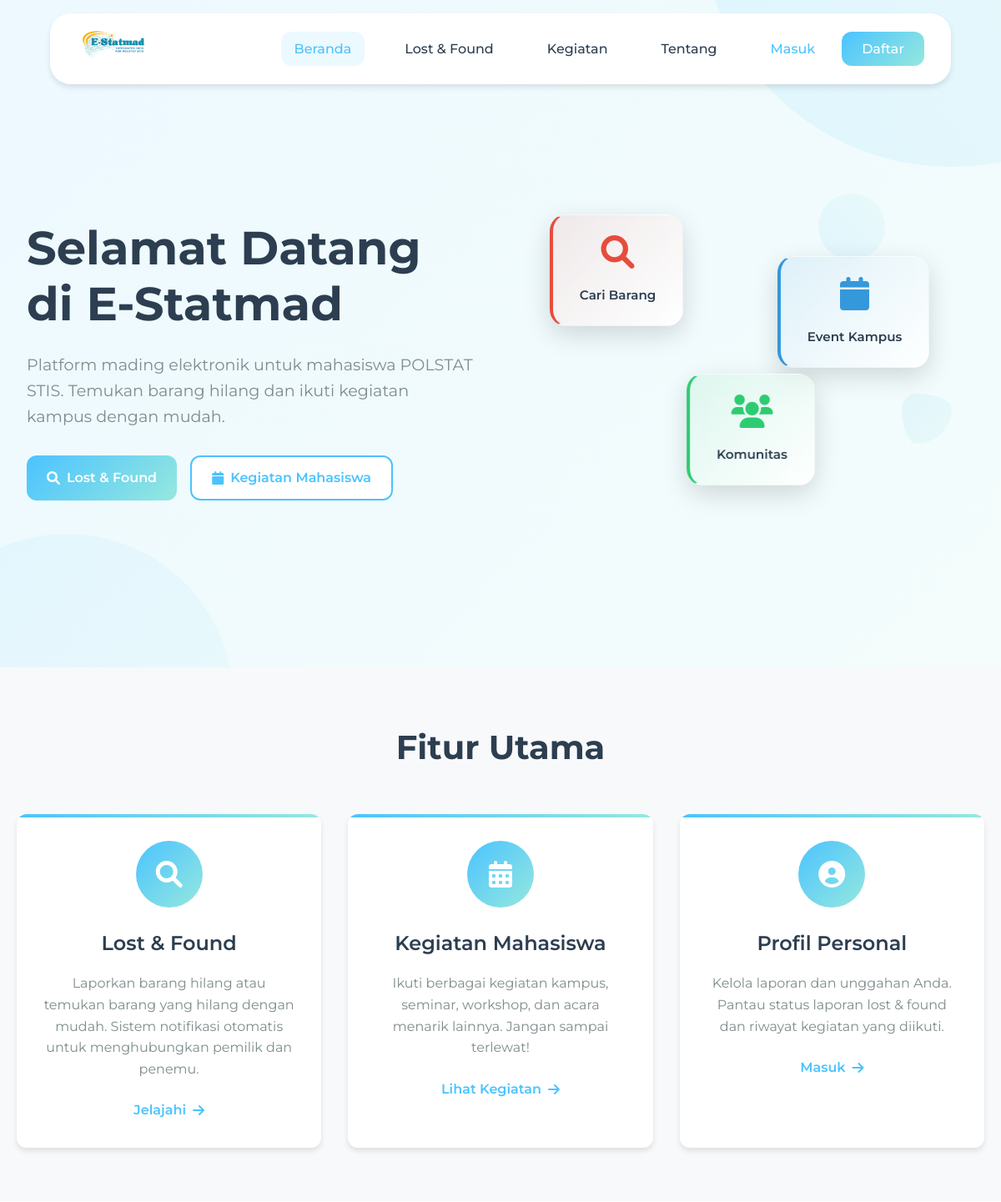
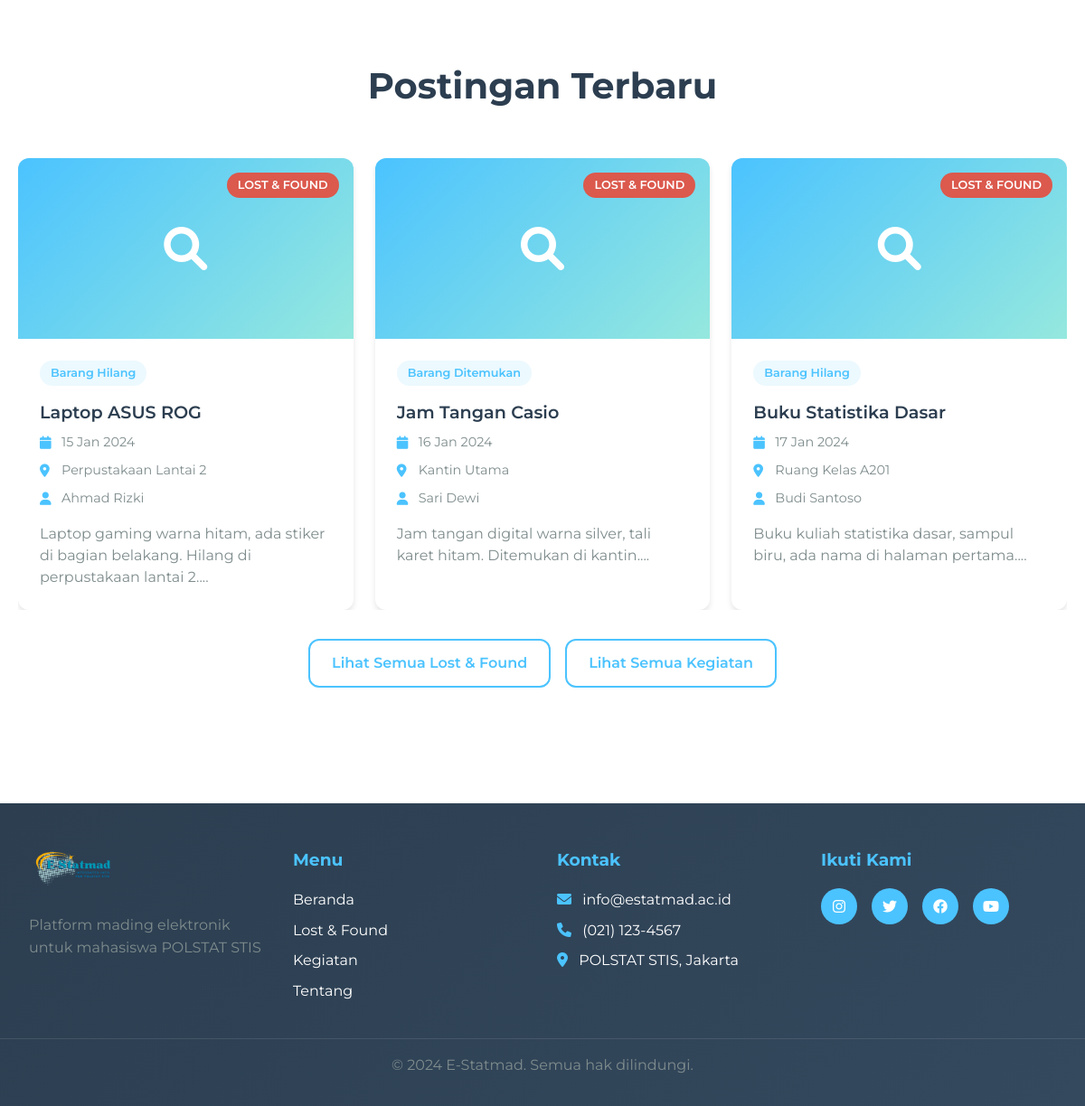
The page / on the database its author committed (2 pictures, top to bottom).
### tables this page shows
CREATE TABLE lost_found_items (
    id INT PRIMARY KEY AUTO_INCREMENT,
    user_id INT NOT NULL,
    category_id INT NOT NULL,
    title VARCHAR(200) NOT NULL,
    description TEXT NOT NULL,
    type ENUM('hilang', 'ditemukan') NOT NULL,
    status ENUM('terbuka', 'selesai') DEFAULT 'terbuka',
    location VARCHAR(200) NOT NULL,
    date_occurred DATE NOT NULL,
    image VARCHAR(255) DEFAULT NULL,
    contact_info VARCHAR(100) NOT NULL,
    created_at TIMESTAMP DEFAULT CURRENT_TIMESTAMP,
    updated_at TIMESTAMP DEFAULT CURRENT_TIMESTAMP ON UPDATE CURRENT_TIMESTAMP,
    FOREIGN KEY (user_id) REFERENCES users(id) ON DELETE CASCADE,
    FOREIGN KEY (category_id) REFERENCES categories(id)
);

CREATE TABLE users (
    id INT PRIMARY KEY AUTO_INCREMENT,
    nim VARCHAR(20) UNIQUE NOT NULL,
    first_name VARCHAR(50) NOT NULL,
    last_name VARCHAR(50) NOT NULL,
    email VARCHAR(100) UNIQUE NOT NULL,
    phone VARCHAR(20) NOT NULL,
    password VARCHAR(255) NOT NULL,
    avatar VARCHAR(255) DEFAULT NULL,
    is_active BOOLEAN DEFAULT TRUE,
    created_at TIMESTAMP DEFAULT CURRENT_TIMESTAMP,
    updated_at TIMESTAMP DEFAULT CURRENT_TIMESTAMP ON UPDATE CURRENT_TIMESTAMP
);

### includes/auth.php (called while the page is built, shortened)
<?php
require_once 'config/database.php';
class Auth {
    public function __construct() {
        $database = new Database();
    }
    public function getCurrentUser() {
        return isset($_SESSION['user_data']) ? $_SESSION['user_data'] : null;
    }
}
?>

### config/database.php (called while the page is built)
<?php
class Database {
    private $host = 'localhost';
    private $db_name = 'estatmad';
    private $username = 'root';
    private $password = '';
    private $conn = null;
    public function getConnection() {
        if ($this->conn === null) {
            try {
                $this->conn = new PDO(
                    "mysql:host=" . $this->host . ";dbname=" . $this->db_name . ";charset=utf8",
                    $this->username,
                    $this->password,
                    [
                        PDO::ATTR_ERRMODE => PDO::ERRMODE_EXCEPTION,
                        PDO::ATTR_DEFAULT_FETCH_MODE => PDO::FETCH_ASSOC,
                        PDO::ATTR_EMULATE_PREPARES => false
                    ]
                );
            } catch(PDOException $e) {
                die("Connection error: " . $e->getMessage());
            }
        }
        return $this->conn;
    }
}
?>

### index.php (the view, shortened to what this page needs)
<?php
require_once 'includes/auth.php';
require_once 'config/database.php';
$auth = new Auth();
$user = $auth->getCurrentUser();
$database = new Database();
$db = $database->getConnection();
$lostFoundQuery = "SELECT lf.*, u.first_name, u.last_name, c.name as category_name
                    FROM lost_found_items lf
                    JOIN users u ON lf.user_id = u.id
                    JOIN categories c ON lf.category_id = c.id
                    WHERE u.is_active = 1
                    ORDER BY lf.created_at DESC LIMIT 6";
$lostFoundStmt = $db->prepare($lostFoundQuery);
$lostFoundStmt->execute();
$lostFoundItems = $lostFoundStmt->fetchAll();
?>
<!DOCTYPE html>
<html lang="id">
<head>
    <link rel="stylesheet" href="assets/css/style.css">
    <link rel="stylesheet" href="assets/css/home.css">
    <link rel="stylesheet" href="https://cdnjs.cloudflare.com/ajax/libs/font-awesome/6.0.0/css/all.min.css">
</head>
<body>
    <nav class="navbar">
        <div class="nav-container">
            <div class="nav-logo">
                <img src="assets/images/logo.png" alt="E-Statmad Logo">
            </div>
            <div class="nav-menu" id="nav-menu">
                <a href="index.php" class="nav-link active">Beranda</a>
                <a href="lost-found.php" class="nav-link">Lost & Found</a>
                <a href="activities.php" class="nav-link">Kegiatan</a>
                <a href="about.php" class="nav-link">Tentang</a>
                <div class="nav-auth">
                    <?php if ($user): ?>
                        <a href="profile.php" class="btn-login">
                            <i class="fas fa-user"></i>
                            <?= htmlspecialchars($user['first_name']) ?>
                        </a>
                        <a href="logout.php" class="btn-register">
                            <i class="fas fa-sign-out-alt"></i>
                            Keluar
                        </a>
                    <?php else: ?>
                        <a href="login.php" class="btn-login">Masuk</a>
                        <a href="register.php" class="btn-register">Daftar</a>
                    <?php endif; ?>
                </div>
            </div>
        </div>
    </nav>
    <section class="hero">
        <div class="hero-content">
            <div>
                <h1>Selamat Datang di E-Statmad</h1>
                <p>Platform mading elektronik untuk mahasiswa POLSTAT STIS. Temukan barang hilang dan ikuti kegiatan kampus dengan mudah.</p>
                <div class="hero-buttons">
                    <a href="lost-found.php" class="btn-primary">
                        <i class="fas fa-search"></i>
                        Lost & Found
                    </a>
                    <a href="activities.php" class="btn-secondary">
                        <i class="fas fa-calendar"></i>
                        Kegiatan Mahasiswa
                    </a>
                </div>
            </div>
            <div class="hero-image">
                <div class="floating-cards">
                    <div class="card-float card-1">
                        <i class="fas fa-search"></i>
                        <span>Cari Barang</span>
                    </div>
                    <div class="card-float card-2">
                        <i class="fas fa-calendar"></i>
                        <span>Event Kampus</span>
                    </div>
                    <div class="card-float card-3">
                        <i class="fas fa-users"></i>
                        <span>Komunitas</span>
                    </div>
                </div>
            </div>
        </div>
    </section>
    <section class="features">
        <div class="container">
            <h2>Fitur Utama</h2>
            <div class="features-grid">
                <div class="feature-card">
                    <div class="feature-icon">
                        <i class="fas fa-search"></i>
                    </div>
                    <h3>Lost & Found</h3>
                    <p>Laporkan barang hilang atau temukan barang yang hilang dengan mudah. Sistem notifikasi otomatis untuk menghubungkan pemilik dan penemu.</p>
                    <a href="lost-found.php" class="feature-link">Jelajahi <i class="fas fa-arrow-right"></i></a>
                </div>
                <div class="feature-card">
                    <div class="feature-icon">
                        <i class="fas fa-calendar-alt"></i>
                    </div>
                    <h3>Kegiatan Mahasiswa</h3>
                    <p>Ikuti berbagai kegiatan kampus, seminar, workshop, dan acara menarik lainnya. Jangan sampai terlewat!</p>
                    <a href="activities.php" class="feature-link">Lihat Kegiatan <i class="fas fa-arrow-right"></i></a>
                </div>
                <div class="feature-card">
                    <div class="feature-icon">
                        <i class="fas fa-user-circle"></i>
                    </div>
                    <h3>Profil Personal</h3>
                    <p>Kelola laporan dan unggahan Anda. Pantau status laporan lost & found dan riwayat kegiatan yang diikuti.</p>
                    <a href="<?= $user ? 'profile.php' : 'login.php' ?>" class="feature-link"><?= $user ? 'Profil' : 'Masuk' ?> <i class="fas fa-arrow-right"></i></a>
                </div>
            </div>
        </div>
    </section>
    <section class="recent-posts">
        <div class="container">
            <h2>Postingan Terbaru</h2>
            <div class="slider-container">
                <div class="posts-slider">
                    <?php foreach ($lostFoundItems as $item): ?>
                        <div class="post-card" onclick="window.location.href='lost-found.php'">
                            <div class="post-image">
                                <i class="fas fa-search"></i>
                                <div class="post-type-badge lost-found">Lost & Found</div>
                            </div>
                            <div class="post-content">
                                <div class="post-category <?= $item['type'] ?>">
                                    <?= $item['type'] === 'hilang' ? 'Barang Hilang' : 'Barang Ditemukan' ?>
                                </div>
                                <h3 class="post-title"><?= htmlspecialchars($item['title']) ?></h3>
                                <div class="post-meta">
                                    <div class="meta-item">
                                        <i class="fas fa-calendar"></i>
                                        <span><?= date('d M Y', strtotime($item['date_occurred'])) ?></span>
                                    </div>
                                    <div class="meta-item">
                                        <i class="fas fa-map-marker-alt"></i>
                                        <span><?= htmlspecialchars($item['location']) ?></span>
                                    </div>
                                    <div class="meta-item">
                                        <i class="fas fa-user"></i>
                                        <span><?= htmlspecialchars($item['first_name'] . ' ' . $item['last_name']) ?></span>
                                    </div>
                                </div>
                                <p class="post-description"><?= htmlspecialchars(substr($item['description'], 0, 100)) ?>...</p>
                            </div>
                        </div>
                    <?php endforeach; ?>
                </div>
            </div>
            <div class="view-more">
                <a href="lost-found.php" class="btn-outline">Lihat Semua Lost & Found</a>
                <a href="activities.php" class="btn-outline">Lihat Semua Kegiatan</a>
            </div>
        </div>
    </section>
    <footer class="footer">
        <div class="footer-content">
            <div class="footer-section">
                <div class="footer-logo">
                    <img src="assets/images/logo.png" alt="E-Statmad Logo">
                    <p>Platform mading elektronik untuk mahasiswa POLSTAT STIS</p>
                </div>
            </div>
            <div class="footer-section">
                <h3>Menu</h3>
                <ul>
                    <li><a href="index.php">Beranda</a></li>
                    <li><a href="lost-found.php">Lost & Found</a></li>
                    <li><a href="activities.php">Kegiatan</a></li>
                    <li><a href="about.php">Tentang</a></li>
                </ul>
            </div>
            <div class="footer-section">
                <h3>Kontak</h3>
                <ul>
                    <li><i class="fas fa-envelope"></i> info@estatmad.ac.id</li>
                    <li><i class="fas fa-phone"></i> (021) 123-4567</li>
                    <li><i class="fas fa-map-marker-alt"></i> POLSTAT STIS, Jakarta</li>
                </ul>
            </div>
            <div class="footer-section">
                <h3>Ikuti Kami</h3>
                <div class="social-links">
                    <a href="#" class="social-link"><i class="fab fa-instagram"></i></a>
                    <a href="#" class="social-link"><i class="fab fa-twitter"></i></a>
                    <a href="#" class="social-link"><i class="fab fa-facebook"></i></a>
                    <a href="#" class="social-link"><i class="fab fa-youtube"></i></a>
                </div>
            </div>
        </div>
        <div class="footer-bottom">
            <p>&copy; 2024 E-Statmad. Semua hak dilindungi.</p>
        </div>
    </footer>
</body>
</html>

### assets/css/style.css (style rules this page uses)
* { margin: 0; padding: 0; box-sizing: border-box; }
:root { --primary-color: #4bc3ff; --secondary-color: #95e8de; --accent-color: #ffb84d; --text-dark: #2c3e50; --text-light: #7f8c8d; --white: #ffffff; --light-gray: #f8f9fa; --border-color: #e9ecef; --shadow: 0 4px 6px rgba(0, 0, 0, 0.1); --shadow-hover: 0 8px 25px rgba(0, 0, 0, 0.15); --border-radius: 12px; --transition: all 0.3s ease; }
body { font-family: "Montserrat", sans-serif; line-height: 1.6; color: var(--text-dark); background-color: var(--white); }
.container { max-width: 1200px; margin: 0 auto; padding: 0 20px; }
.navbar { margin: 1rem auto; background: var(--white); box-shadow: var(--shadow); position: fixed; top: 0; left: 0; right: 0; z-index: 1000; transition: var(--transition); border-radius: 25px; max-width: 90%; }
.nav-container { display: flex; justify-content: space-between; align-items: center; padding: 1rem 2rem; max-width: 1200px; margin: 0 auto; }
.nav-logo img { height: 45px; width: auto; }
.nav-menu { display: flex; align-items: center; gap: 2rem; }
.nav-link { text-decoration: none; color: var(--text-dark); font-weight: 500; padding: 0.5rem 1rem; border-radius: var(--border-radius); transition: var(--transition); position: relative; }
.nav-link:hover, .nav-link.active { color: var(--primary-color); background-color: rgba(75, 195, 255, 0.1); }
.nav-auth { display: flex; gap: 1rem; align-items: center; }
.btn-login { text-decoration: none; color: var(--primary-color); font-weight: 500; padding: 0.5rem 1rem; border-radius: var(--border-radius); transition: var(--transition); }
.btn-register { text-decoration: none; background: linear-gradient(135deg, var(--primary-color), var(--secondary-color)); color: var(--white); font-weight: 500; padding: 0.5rem 1.5rem; border-radius: var(--border-radius); transition: var(--transition); }
.btn-primary { background: linear-gradient(135deg, var(--primary-color), var(--secondary-color)); color: var(--white); border: none; padding: 0.75rem 1.5rem; border-radius: var(--border-radius); font-weight: 600; text-decoration: none; display: inline-flex; align-items: center; gap: 0.5rem; cursor: pointer; transition: var(--transition); font-family: inherit; }
.btn-secondary { background: var(--white); color: var(--primary-color); border: 2px solid var(--primary-color); padding: 0.75rem 1.5rem; border-radius: var(--border-radius); font-weight: 600; text-decoration: none; display: inline-flex; align-items: center; gap: 0.5rem; cursor: pointer; transition: var(--transition); font-family: inherit; }
.btn-outline { background: transparent; color: var(--primary-color); border: 2px solid var(--primary-color); padding: 0.75rem 1.5rem; border-radius: var(--border-radius); font-weight: 600; text-decoration: none; display: inline-flex; align-items: center; gap: 0.5rem; cursor: pointer; transition: var(--transition); font-family: inherit; }
.footer { background: linear-gradient(135deg, var(--text-dark), #34495e); color: var(--white); padding: 3rem 0 1rem; margin-top: 4rem; }
.footer-content { display: grid; grid-template-columns: repeat(auto-fit, minmax(250px, 1fr)); gap: 2rem; max-width: 1200px; margin: 0 auto; padding: 0 2rem; }
.footer-section h3 { margin-bottom: 1rem; color: var(--primary-color); }
.footer-section ul { list-style: none; }
.footer-section ul li { margin-bottom: 0.5rem; }
.footer-section ul li a { color: var(--white); text-decoration: none; transition: var(--transition); }
.footer-section ul li i { margin-right: 0.5rem; color: var(--primary-color); }
.footer-logo img { height: 50px; margin-bottom: 1rem; }
.footer-logo p { color: var(--text-light); line-height: 1.6; }
.social-links { display: flex; gap: 1rem; }
.social-link { display: flex; align-items: center; justify-content: center; width: 40px; height: 40px; background: var(--primary-color); color: var(--white); border-radius: 50%; text-decoration: none; transition: var(--transition); }
.footer-bottom { text-align: center; padding: 1rem 2rem; margin-top: 2rem; border-top: 1px solid rgba(255, 255, 255, 0.1); color: var(--text-light); }

### rows shown on the page
lost_found_items: type "Barang Hilang", title "Laptop ASUS ROG", date_occurred "15 Jan 2024", location "Perpustakaan Lantai 2", user.last_name "Ahmad Rizki", description "Laptop gaming warna hitam, ada stiker di bagian belakang. Hilang di perpustakaan lantai 2."
lost_found_items: type "Barang Ditemukan", title "Jam Tangan Casio", date_occurred "16 Jan 2024", location "Kantin Utama", user.last_name "Sari Dewi", description "Jam tangan digital warna silver, tali karet hitam. Ditemukan di kantin."
lost_found_items: type "Barang Hilang", title "Buku Statistika Dasar", date_occurred "17 Jan 2024", location "Ruang Kelas A201", user.last_name "Budi Santoso", description "Buku kuliah statistika dasar, sampul biru, ada nama di halaman pertama."
